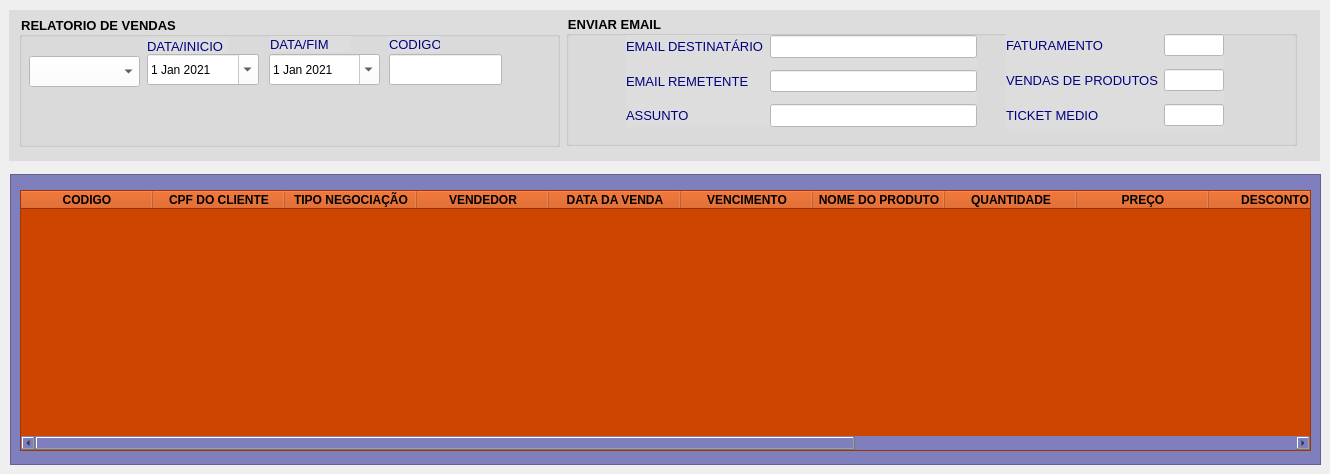
        <widget class="QWidget" name="tab_5">
         <attribute name="icon">
          <iconset>
           <normaloff>../Imagens/excel.png</normaloff>../Imagens/excel.png</iconset>
         </attribute>
         <attribute name="title">
          <string>RELATORIOS</string>
         </attribute>
         <widget class="QFrame" name="frame_8">
          <property name="enabled">
           <bool>true</bool>
          </property>
          <property name="geometry">
           <rect>
            <x>10</x>
            <y>174</y>
            <width>1311</width>
            <height>291</height>
           </rect>
          </property>
          <property name="styleSheet">
           <string notr="true">background-color: rgb(127, 127, 189);</string>
          </property>
          <property name="frameShape">
           <enum>QFrame::StyledPanel</enum>
          </property>
          <property name="frameShadow">
           <enum>QFrame::Raised</enum>
          </property>
          <widget class="QTableWidget" name="tableWidget_5">
           <property name="enabled">
            <bool>true</bool>
           </property>
           <property name="geometry">
            <rect>
             <x>10</x>
             <y>16</y>
             <width>1291</width>
             <height>261</height>
            </rect>
           </property>
           <property name="font">
            <font>
             <family>Arial</family>
             <pointsize>10</pointsize>
             <weight>50</weight>
             <bold>false</bold>
            </font>
           </property>
           <property name="styleSheet">
            <string notr="true">background-color: rgb(255, 255, 255);
background-color: rgb(206, 69, 0);</string>
           </property>
           <property name="alternatingRowColors">
            <bool>true</bool>
           </property>
           <property name="verticalScrollMode">
            <enum>QAbstractItemView::ScrollPerPixel</enum>
           </property>
           <property name="horizontalScrollMode">
            <enum>QAbstractItemView::ScrollPerPixel</enum>
           </property>
           <attribute name="horizontalHeaderDefaultSectionSize">
            <number>132</number>
           </attribute>
           <attribute name="verticalHeaderMinimumSectionSize">
            <number>25</number>
           </attribute>
           <attribute name="verticalHeaderDefaultSectionSize">
            <number>25</number>
           </attribute>
           <column>
            <property name="text">
             <string>CODIGO</string>
            </property>
            <property name="font">
             <font>
              <weight>75</weight>
              <bold>true</bold>
             </font>
            </property>
            <property name="background">
             <color>
              <red>85</red>
              <green>170</green>
              <blue>255</blue>
             </color>
            </property>
           </column>
           <column>
            <property name="text">
             <string>CPF DO CLIENTE</string>
            </property>
            <property name="font">
             <font>
              <weight>75</weight>
              <bold>true</bold>
             </font>
            </property>
            <property name="background">
             <color>
              <red>85</red>
              <green>170</green>
              <blue>255</blue>
             </color>
            </property>
           </column>
           <column>
            <property name="text">
             <string>TIPO NEGOCIAÇÃO</string>
            </property>
            <property name="font">
             <font>
              <weight>75</weight>
              <bold>true</bold>
             </font>
            </property>
            <property name="background">
             <color>
              <red>85</red>
              <green>170</green>
              <blue>255</blue>
             </color>
            </property>
           </column>
           <column>
            <property name="text">
             <string>VENDEDOR</string>
            </property>
            <property name="font">
             <font>
              <weight>75</weight>
              <bold>true</bold>
             </font>
            </property>
            <property name="background">
             <color>
              <red>85</red>
              <green>170</green>
              <blue>255</blue>
             </color>
            </property>
           </column>
           <column>
            <property name="text">
             <string>DATA DA VENDA</string>
            </property>
            <property name="font">
             <font>
              <weight>75</weight>
              <bold>true</bold>
             </font>
            </property>
            <property name="background">
             <color>
              <red>85</red>
              <green>170</green>
              <blue>255</blue>
             </color>
            </property>
           </column>
           <column>
            <property name="text">
             <string>VENCIMENTO</string>
            </property>
            <property name="font">
             <font>
              <weight>75</weight>
              <bold>true</bold>
             </font>
            </property>
            <property name="background">
             <color>
              <red>85</red>
              <green>170</green>
              <blue>255</blue>
             </color>
            </property>
           </column>
           <column>
            <property name="text">
             <string>NOME DO PRODUTO</string>
            </property>
            <property name="font">
             <font>
              <weight>75</weight>
              <bold>true</bold>
             </font>
            </property>
            <property name="background">
             <color>
              <red>85</red>
              <green>170</green>
              <blue>255</blue>
             </color>
            </property>
           </column>
           <column>
            <property name="text">
             <string>QUANTIDADE</string>
            </property>
            <property name="font">
             <font>
              <weight>75</weight>
              <bold>true</bold>
             </font>
            </property>
            <property name="background">
             <color>
              <red>85</red>
              <green>170</green>
              <blue>255</blue>
             </color>
            </property>
           </column>
           <column>
            <property name="text">
             <string>PREÇO</string>
            </property>
            <property name="font">
             <font>
              <weight>75</weight>
              <bold>true</bold>
             </font>
            </property>
            <property name="background">
             <color>
              <red>255</red>
              <green>0</green>
              <blue>0</blue>
             </color>
            </property>
           </column>
           <column>
            <property name="text">
             <string>DESCONTO</string>
            </property>
            <property name="font">
             <font>
              <weight>75</weight>
              <bold>true</bold>
             </font>
            </property>
            <property name="background">
             <color>
              <red>255</red>
              <green>0</green>
              <blue>0</blue>
             </color>
            </property>
           </column>
           <column>
            <property name="text">
             <string>VALOR TOTAL</string>
            </property>
            <property name="font">
             <font>
              <weight>75</weight>
              <bold>true</bold>
             </font>
            </property>
            <property name="background">
             <color>
              <red>85</red>
              <green>170</green>
              <blue>255</blue>
             </color>
            </property>
           </column>
           <column>
            <property name="text">
             <string>NATUREZA DA VENDA</string>
            </property>
            <property name="font">
             <font>
              <weight>75</weight>
              <bold>true</bold>
             </font>
            </property>
            <property name="background">
             <color>
              <red>85</red>
              <green>170</green>
              <blue>255</blue>
             </color>
            </property>
           </column>
           <column>
            <property name="text">
             <string>PERCELAS</string>
            </property>
            <property name="font">
             <font>
              <weight>75</weight>
              <bold>true</bold>
             </font>
            </property>
            <property name="background">
             <color>
              <red>85</red>
              <green>170</green>
              <blue>255</blue>
             </color>
            </property>
           </column>
           <column>
            <property name="text">
             <string>OBSERVAÇÃO</string>
            </property>
            <property name="font">
             <font>
              <weight>75</weight>
              <bold>true</bold>
             </font>
            </property>
            <property name="background">
             <color>
              <red>85</red>
              <green>170</green>
              <blue>255</blue>
             </color>
            </property>
           </column>
           <column>
            <property name="text">
             <string>ENTRADA E SAIDA</string>
            </property>
            <property name="font">
             <font>
              <weight>75</weight>
              <bold>true</bold>
             </font>
            </property>
            <property name="background">
             <color>
              <red>85</red>
              <green>170</green>
              <blue>255</blue>
             </color>
            </property>
           </column>
          </widget>
         </widget>
         <widget class="QFrame" name="frame_15">
          <property name="geometry">
           <rect>
            <x>9</x>
            <y>10</y>
            <width>1311</width>
            <height>151</height>
           </rect>
          </property>
          <property name="styleSheet">
           <string notr="true">background-color: rgb(221, 221, 221);
color: rgb(0, 0, 127);</string>
          </property>
          <property name="frameShape">
           <enum>QFrame::NoFrame</enum>
          </property>
          <property name="frameShadow">
           <enum>QFrame::Raised</enum>
          </property>
          <widget class="QGroupBox" name="groupBox_9">
           <property name="geometry">
            <rect>
             <x>10</x>
             <y>6</y>
             <width>541</width>
             <height>131</height>
            </rect>
           </property>
           <property name="font">
            <font>
             <pointsize>10</pointsize>
             <weight>75</weight>
             <bold>true</bold>
            </font>
           </property>
           <property name="styleSheet">
            <string notr="true">color: rgb(0, 0, 0);
</string>
           </property>
           <property name="title">
            <string>RELATORIO DE VENDAS</string>
           </property>
           <widget class="QDateEdit" name="dateEdit_3">
            <property name="geometry">
             <rect>
              <x>128</x>
              <y>38</y>
              <width>112</width>
              <height>31</height>
             </rect>
            </property>
            <property name="cursor">
             <cursorShape>PointingHandCursor</cursorShape>
            </property>
            <property name="styleSheet">
             <string notr="true">color: rgb(0, 0, 0);
background-color: rgb(255, 255, 255);</string>
            </property>
            <property name="accelerated">
             <bool>false</bool>
            </property>
            <property name="correctionMode">
             <enum>QAbstractSpinBox::CorrectToPreviousValue</enum>
            </property>
            <property name="showGroupSeparator" stdset="0">
             <bool>false</bool>
            </property>
            <property name="currentSection">
             <enum>QDateTimeEdit::DaySection</enum>
            </property>
            <property name="calendarPopup">
             <bool>true</bool>
            </property>
            <property name="timeSpec">
             <enum>Qt::TimeZone</enum>
            </property>
            <property name="date">
             <date>
              <year>2021</year>
              <month>1</month>
              <day>1</day>
             </date>
            </property>
           </widget>
           <widget class="QDateEdit" name="dateEdit_2">
            <property name="geometry">
             <rect>
              <x>250</x>
              <y>38</y>
              <width>111</width>
              <height>31</height>
             </rect>
            </property>
            <property name="cursor">
             <cursorShape>PointingHandCursor</cursorShape>
            </property>
            <property name="styleSheet">
             <string notr="true">color: rgb(0, 0, 0);
background-color: rgb(255, 255, 255);background-color: rgb(255, 255, 255);</string>
            </property>
            <property name="calendarPopup">
             <bool>true</bool>
            </property>
            <property name="date">
             <date>
              <year>2021</year>
              <month>1</month>
              <day>1</day>
             </date>
            </property>
           </widget>
           <widget class="QPushButton" name="geraexcel">
            <property name="geometry">
             <rect>
              <x>346</x>
              <y>78</y>
              <width>41</width>
              <height>51</height>
             </rect>
            </property>
            <property name="font">
             <font>
              <pointsize>8</pointsize>
              <weight>75</weight>
              <bold>true</bold>
             </font>
            </property>
            <property name="cursor">
             <cursorShape>PointingHandCursor</cursorShape>
            </property>
            <property name="focusPolicy">
             <enum>Qt::NoFocus</enum>
            </property>
            <property name="toolTip">
             <string>Gerar relatorio de vendas</string>
            </property>
            <property name="styleSheet">
             <string notr="true"/>
            </property>
            <property name="text">
             <string/>
            </property>
            <property name="icon">
             <iconset>
              <normaloff>../Imagens/excel.png</normaloff>../Imagens/excel.png</iconset>
            </property>
            <property name="iconSize">
             <size>
              <width>70</width>
              <height>40</height>
             </size>
            </property>
            <property name="shortcut">
             <string/>
            </property>
            <property name="checkable">
             <bool>false</bool>
            </property>
            <property name="checked">
             <bool>false</bool>
            </property>
            <property name="autoDefault">
             <bool>true</bool>
            </property>
            <property name="flat">
             <bool>true</bool>
            </property>
           </widget>
           <widget class="QPushButton" name="pushButton_9">
            <property name="enabled">
             <bool>true</bool>
            </property>
            <property name="geometry">
             <rect>
              <x>260</x>
              <y>80</y>
              <width>51</width>
              <height>51</height>
             </rect>
            </property>
            <property name="font">
             <font>
              <pointsize>10</pointsize>
              <weight>75</weight>
              <bold>true</bold>
             </font>
            </property>
            <property name="cursor">
             <cursorShape>PointingHandCursor</cursorShape>
            </property>
            <property name="focusPolicy">
             <enum>Qt::NoFocus</enum>
            </property>
            <property name="toolTip">
             <string>Dar baixa em vendas</string>
            </property>
            <property name="styleSheet">
             <string notr="true"/>
            </property>
            <property name="text">
             <string/>
            </property>
            <property name="icon">
             <iconset>
              <normaloff>../Imagens/fdelete_256.ico</normaloff>../Imagens/fdelete_256.ico</iconset>
            </property>
            <property name="iconSize">
             <size>
              <width>48</width>
              <height>72</height>
             </size>
            </property>
            <property name="autoDefault">
             <bool>true</bool>
            </property>
            <property name="flat">
             <bool>true</bool>
            </property>
           </widget>
           <widget class="QLineEdit" name="lineEdit_11">
            <property name="geometry">
             <rect>
              <x>370</x>
              <y>38</y>
              <width>113</width>
              <height>31</height>
             </rect>
            </property>
            <property name="font">
             <font>
              <pointsize>10</pointsize>
             </font>
            </property>
            <property name="styleSheet">
             <string notr="true">background-color: rgb(255, 255, 255);</string>
            </property>
           </widget>
           <widget class="QLabel" name="label_70">
            <property name="geometry">
             <rect>
              <x>251</x>
              <y>20</y>
              <width>81</width>
              <height>16</height>
             </rect>
            </property>
            <property name="font">
             <font>
              <family>Arial</family>
              <pointsize>10</pointsize>
             </font>
            </property>
            <property name="styleSheet">
             <string notr="true">color: rgb(0, 0, 127);</string>
            </property>
            <property name="text">
             <string>DATA/FIM</string>
            </property>
           </widget>
           <widget class="QLabel" name="label_71">
            <property name="geometry">
             <rect>
              <x>128</x>
              <y>22</y>
              <width>81</width>
              <height>16</height>
             </rect>
            </property>
            <property name="font">
             <font>
              <family>Arial</family>
              <pointsize>10</pointsize>
             </font>
            </property>
            <property name="styleSheet">
             <string notr="true">color: rgb(0, 0, 127);</string>
            </property>
            <property name="text">
             <string>DATA/INICIO</string>
            </property>
           </widget>
           <widget class="QLabel" name="label_72">
            <property name="geometry">
             <rect>
              <x>370</x>
              <y>20</y>
              <width>51</width>
              <height>16</height>
             </rect>
            </property>
            <property name="font">
             <font>
              <family>Arial</family>
              <pointsize>10</pointsize>
             </font>
            </property>
            <property name="styleSheet">
             <string notr="true">color: rgb(0, 0, 127);</string>
            </property>
            <property name="text">
             <string>CODIGO</string>
            </property>
           </widget>
           <widget class="QComboBox" name="comboBox_5">
            <property name="geometry">
             <rect>
              <x>10</x>
              <y>40</y>
              <width>111</width>
              <height>31</height>
             </rect>
            </property>
            <property name="font">
             <font>
              <family>Arial</family>
              <pointsize>10</pointsize>
             </font>
            </property>
            <property name="styleSheet">
             <string notr="true">background-color: rgb(255, 255, 255);</string>
            </property>
           </widget>
           <widget class="QPushButton" name="pushButton_14">
            <property name="geometry">
             <rect>
              <x>430</x>
              <y>80</y>
              <width>51</width>
              <height>51</height>
             </rect>
            </property>
            <property name="focusPolicy">
             <enum>Qt::NoFocus</enum>
            </property>
            <property name="toolTip">
             <string>Consultar vendas</string>
            </property>
            <property name="text">
             <string/>
            </property>
            <property name="icon">
             <iconset>
              <normaloff>../Imagens/lupa.ico</normaloff>../Imagens/lupa.ico</iconset>
            </property>
            <property name="iconSize">
             <size>
              <width>40</width>
              <height>40</height>
             </size>
            </property>
            <property name="autoDefault">
             <bool>true</bool>
            </property>
            <property name="flat">
             <bool>true</bool>
            </property>
           </widget>
           <widget class="QPushButton" name="pushButton_10">
            <property name="enabled">
             <bool>true</bool>
            </property>
            <property name="geometry">
             <rect>
              <x>58</x>
              <y>83</y>
              <width>71</width>
              <height>41</height>
             </rect>
            </property>
            <property name="font">
             <font>
              <pointsize>10</pointsize>
              <weight>75</weight>
              <bold>true</bold>
             </font>
            </property>
            <property name="cursor">
             <cursorShape>PointingHandCursor</cursorShape>
            </property>
            <property name="focusPolicy">
             <enum>Qt::NoFocus</enum>
            </property>
            <property name="toolTip">
             <string>Vendas parceladas</string>
            </property>
            <property name="styleSheet">
             <string notr="true"/>
            </property>
            <property name="text">
             <string/>
            </property>
            <property name="icon">
             <iconset>
              <normaloff>../Imagens/vendaparcelada.png</normaloff>../Imagens/vendaparcelada.png</iconset>
            </property>
            <property name="iconSize">
             <size>
              <width>100</width>
              <height>50</height>
             </size>
            </property>
            <property name="autoDefault">
             <bool>true</bool>
            </property>
            <property name="flat">
             <bool>true</bool>
            </property>
           </widget>
           <widget class="QPushButton" name="pushButton_15">
            <property name="geometry">
             <rect>
              <x>152</x>
              <y>82</y>
              <width>71</width>
              <height>41</height>
             </rect>
            </property>
            <property name="font">
             <font>
              <pointsize>10</pointsize>
              <weight>75</weight>
              <bold>true</bold>
             </font>
            </property>
            <property name="cursor">
             <cursorShape>PointingHandCursor</cursorShape>
            </property>
            <property name="focusPolicy">
             <enum>Qt::NoFocus</enum>
            </property>
            <property name="toolTip">
             <string>Vendas a vista</string>
            </property>
            <property name="styleSheet">
             <string notr="true"/>
            </property>
            <property name="text">
             <string/>
            </property>
            <property name="icon">
             <iconset>
              <normaloff>../Imagens/vendaavista.ico</normaloff>../Imagens/vendaavista.ico</iconset>
            </property>
            <property name="iconSize">
             <size>
              <width>50</width>
              <height>70</height>
             </size>
            </property>
            <property name="autoDefault">
             <bool>true</bool>
            </property>
            <property name="flat">
             <bool>true</bool>
            </property>
           </widget>
          </widget>
          <widget class="QGroupBox" name="groupBox_15">
           <property name="geometry">
            <rect>
             <x>557</x>
             <y>5</y>
             <width>731</width>
             <height>131</height>
            </rect>
           </property>
           <property name="font">
            <font>
             <pointsize>10</pointsize>
             <weight>75</weight>
             <bold>true</bold>
            </font>
           </property>
           <property name="styleSheet">
            <string notr="true">color: rgb(0, 0, 0);</string>
           </property>
           <property name="title">
            <string>ENVIAR EMAIL</string>
           </property>
           <widget class="QWidget" name="formLayoutWidget">
            <property name="geometry">
             <rect>
              <x>60</x>
              <y>20</y>
              <width>351</width>
              <height>92</height>
             </rect>
            </property>
            <layout class="QFormLayout" name="formLayout">
             <property name="horizontalSpacing">
              <number>6</number>
             </property>
             <property name="verticalSpacing">
              <number>12</number>
             </property>
             <item row="0" column="0">
              <widget class="QLabel" name="label_12">
               <property name="font">
                <font>
                 <family>Arial</family>
                 <pointsize>10</pointsize>
                </font>
               </property>
               <property name="styleSheet">
                <string notr="true">color: rgb(0, 0, 127);</string>
               </property>
               <property name="text">
                <string>EMAIL DESTINATÁRIO</string>
               </property>
              </widget>
             </item>
             <item row="0" column="1">
              <widget class="QLineEdit" name="lineEdit_13">
               <property name="font">
                <font>
                 <pointsize>10</pointsize>
                </font>
               </property>
               <property name="styleSheet">
                <string notr="true">background-color: rgb(255, 255, 255);</string>
               </property>
              </widget>
             </item>
             <item row="1" column="0">
              <widget class="QLabel" name="label_16">
               <property name="font">
                <font>
                 <family>Arial</family>
                 <pointsize>10</pointsize>
                </font>
               </property>
               <property name="styleSheet">
                <string notr="true">color: rgb(0, 0, 127);</string>
               </property>
               <property name="text">
                <string>EMAIL REMETENTE</string>
               </property>
              </widget>
             </item>
             <item row="1" column="1">
              <widget class="QLineEdit" name="lineEdit_20">
               <property name="font">
                <font>
                 <pointsize>10</pointsize>
                </font>
               </property>
               <property name="styleSheet">
                <string notr="true">background-color: rgb(255, 255, 255);</string>
               </property>
              </widget>
             </item>
             <item row="2" column="0">
              <widget class="QLabel" name="label_17">
               <property name="font">
                <font>
                 <family>Arial</family>
                 <pointsize>10</pointsize>
                </font>
               </property>
               <property name="styleSheet">
                <string notr="true">color: rgb(0, 0, 127);</string>
               </property>
               <property name="text">
                <string>ASSUNTO</string>
               </property>
              </widget>
             </item>
             <item row="2" column="1">
              <widget class="QLineEdit" name="lineEdit_22">
               <property name="font">
                <font>
                 <pointsize>10</pointsize>
                </font>
               </property>
               <property name="styleSheet">
                <string notr="true">background-color: rgb(255, 255, 255);</string>
               </property>
              </widget>
             </item>
            </layout>
           </widget>
           <widget class="QWidget" name="formLayoutWidget_2">
            <property name="geometry">
             <rect>
              <x>440</x>
              <y>19</y>
              <width>218</width>
              <height>97</height>
             </rect>
            </property>
            <layout class="QFormLayout" name="formLayout_2">
             <property name="verticalSpacing">
              <number>13</number>
             </property>
             <property name="leftMargin">
              <number>0</number>
             </property>
             <property name="rightMargin">
              <number>0</number>
             </property>
             <item row="0" column="0">
              <widget class="QLabel" name="label_18">
               <property name="font">
                <font>
                 <family>Arial</family>
                 <pointsize>10</pointsize>
                </font>
               </property>
               <property name="styleSheet">
                <string notr="true">color: rgb(0, 0, 127);</string>
               </property>
               <property name="text">
                <string>FATURAMENTO</string>
               </property>
              </widget>
             </item>
             <item row="0" column="1">
              <widget class="QLineEdit" name="lineEdit_25">
               <property name="styleSheet">
                <string notr="true">background-color: rgb(255, 255, 255);</string>
               </property>
              </widget>
             </item>
             <item row="1" column="0">
              <widget class="QLabel" name="label_23">
               <property name="font">
                <font>
                 <family>Arial</family>
                 <pointsize>10</pointsize>
                </font>
               </property>
               <property name="styleSheet">
                <string notr="true">color: rgb(0, 0, 127);</string>
               </property>
               <property name="text">
                <string>VENDAS DE PRODUTOS</string>
               </property>
              </widget>
             </item>
             <item row="1" column="1">
              <widget class="QLineEdit" name="lineEdit_26">
               <property name="styleSheet">
                <string notr="true">background-color: rgb(255, 255, 255);</string>
               </property>
              </widget>
             </item>
             <item row="2" column="0">
              <widget class="QLabel" name="label_28">
               <property name="font">
                <font>
                 <family>Arial</family>
                 <pointsize>10</pointsize>
                </font>
               </property>
               <property name="styleSheet">
                <string notr="true">color: rgb(0, 0, 127);</string>
               </property>
               <property name="text">
                <string>TICKET MEDIO</string>
               </property>
              </widget>
             </item>
             <item row="2" column="1">
              <widget class="QLineEdit" name="lineEdit_27">
               <property name="styleSheet">
                <string notr="true">background-color: rgb(255, 255, 255);</string>
               </property>
              </widget>
             </item>
            </layout>
           </widget>
           <widget class="QPushButton" name="enviaemail">
            <property name="geometry">
             <rect>
              <x>660</x>
              <y>60</y>
              <width>61</width>
              <height>51</height>
             </rect>
            </property>
            <property name="font">
             <font>
              <pointsize>10</pointsize>
              <weight>75</weight>
              <bold>true</bold>
             </font>
            </property>
            <property name="cursor">
             <cursorShape>PointingHandCursor</cursorShape>
            </property>
            <property name="focusPolicy">
             <enum>Qt::NoFocus</enum>
            </property>
            <property name="toolTip">
             <string>Enviar email</string>
            </property>
            <property name="styleSheet">
             <string notr="true"/>
            </property>
            <property name="text">
             <string/>
            </property>
            <property name="icon">
             <iconset>
              <normaloff>../Imagens/o-email.png</normaloff>../Imagens/o-email.png</iconset>
            </property>
            <property name="iconSize">
             <size>
              <width>50</width>
              <height>50</height>
             </size>
            </property>
            <property name="autoDefault">
             <bool>true</bool>
            </property>
            <property name="flat">
             <bool>true</bool>
            </property>
           </widget>
          </widget>
         </widget>
        </widget>
